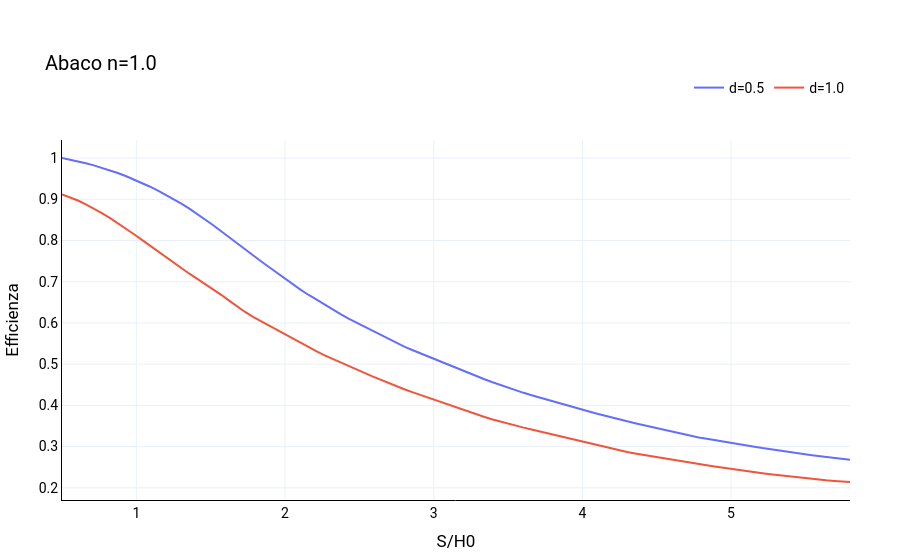
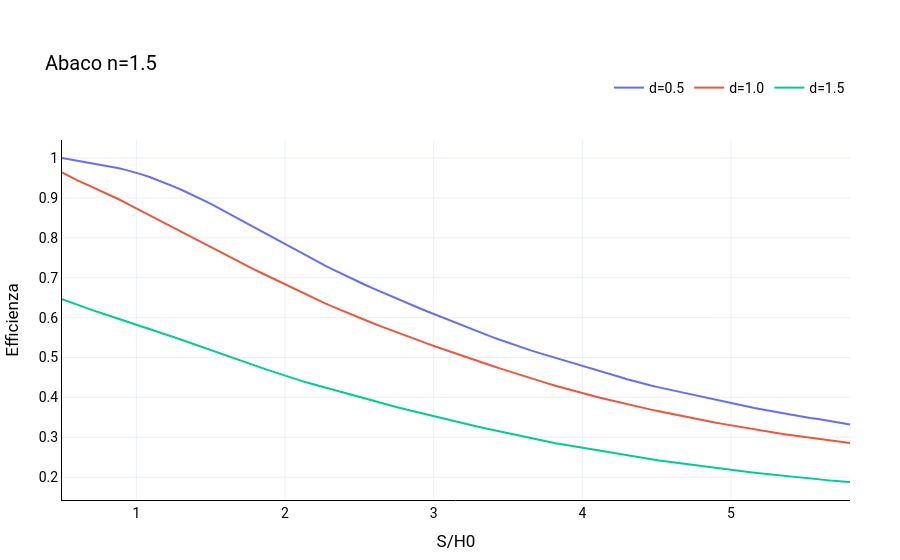
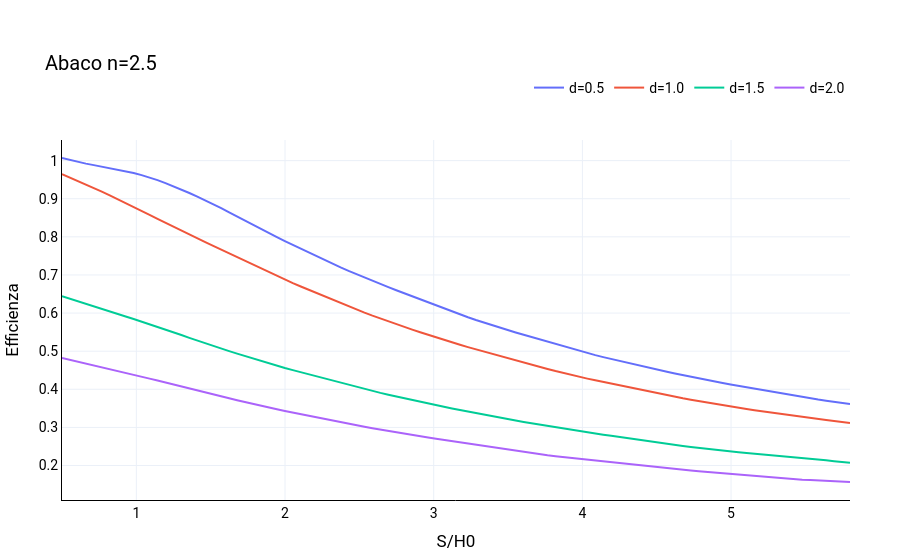

Notebook code cell kept with these figures, in order:
### Markdown cell above
## Esportazione dei grafici singoli in HTML

Per ciascun abaco — sia relativo all’efficienza idraulica media che ai tempi caratteristici $T_{50}$ e $T_{90} — è possibile esportare singolarmente il grafico corrispondente in formato HTML interattivo, utilizzabile in relazioni tecniche o integrabile in un sito web.

### Efficienza idraulica media

Nel blocco seguente viene esportato un file HTML per ciascun valore di $ n = H / H_0 $, ovvero:

- $ n = 1.0 $
- $ n = 1.5 $
- $ n = 2.5 $
- $ n = 4.0 $

Ogni grafico mostra le curve di $ E_{\text{med}} $ al variare del rapporto $ S/H_0 $, per diversi valori di $ D/H_0 $.

Il metodo `plot_singolo(n, export_html=True, filename=...)` gestisce l’esportazione.

### Efficienza idraulica in regime transitorio

Anche per gli abachi relativi ai tempi adimensionali $ T_{50} $ e $ T_{90} $, è possibile esportare grafici singoli per ogni valore di $ n $.  
Il metodo `plot_singolo(tipo, n_label, filename=...)` della classe `AbachiTemporali` accetta:

- `tipo`: `"T50"` o `"T90"`;
- `n_label`: `"n1"`, `"n2p5"`, ecc.;
- `filename`: nome del file di esportazione HTML.

### Code cell
# === GRAFICI DI EFFICIENZA ===
efficienza_grafici = {
    "n=1.0": "Art1_Abachi_Evss-n1p0.html",
    "n=1.5": "Art1_Abachi_Evss-n1p5.html",
    "n=2.5": "Art1_Abachi_Evss-n2p5.html",
    "n=4.0": "Art1_Abachi_Evss-n4p0.html"
}

for n_value, filename in efficienza_grafici.items():
    abachiE.plot_singolo(n_value, export_html=True, filename=filename)

# === GRAFICI TEMPORALI ===
temporali_grafici = [
    ("T50", "n1", "Art1_Abachi_tempi_n1_T50.html"),
    ("T90", "n1", "Art1_Abachi_tempi_n1_T90.html"),
    ("T50", "n2p5", "Art1_Abachi_tempi_n2p5_T50.html"),
    ("T90", "n2p5", "Art1_Abachi_tempi_n2p5_T90.html")
]

for tipo, n_label, filename in temporali_grafici:
    abachiT.plot_singolo(tipo, n_label, export_html=True, filename=filename)
